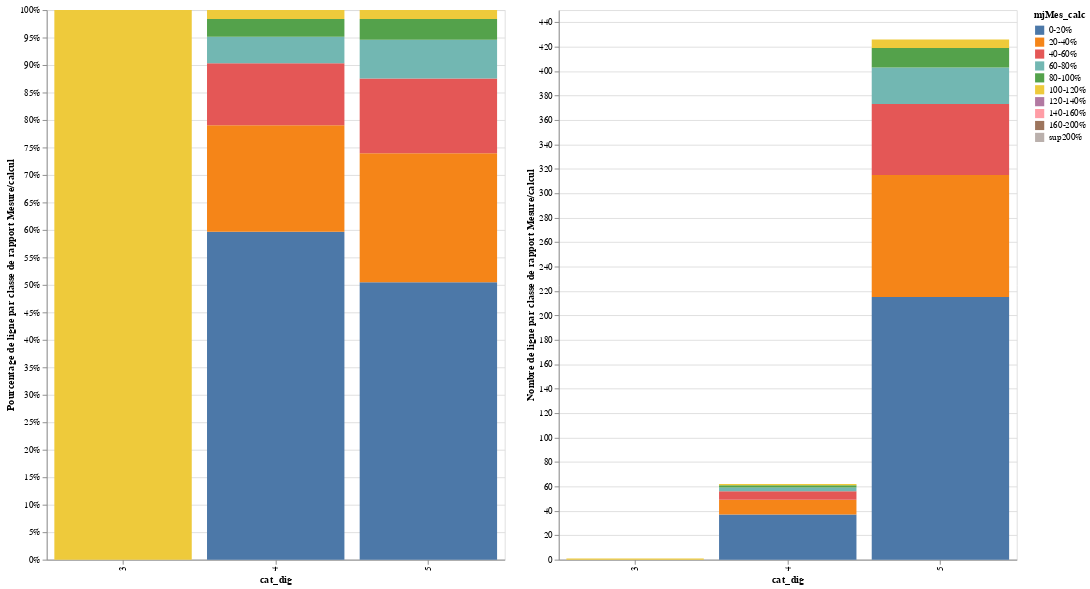

Write notebook code for a chart like this one.
### Code cell
graphRapportCalcMesureCatdig

### Figure 1 — Vega-Lite specification as saved in the notebook (floating-point values rounded to 4 significant figures)
{"config": {"view": {"continuousWidth": 400, "continuousHeight": 300}}, "hconcat": [{"data": {"name": "data-67850bdcc14ebf9b16c97cdeb4039578"}, "mark": "bar", "encoding": {"color": {"type": "nominal", "field": "mjMes_calc", "sort": ["0-20%", "20-40%", "40-60%", "60-80%", "80-100%", "100-120%", "120-140%", "140-160%", "160-200%", "sup200%"]}, "order": {"type": "quantitative", "field": "index"}, "x": {"type": "nominal", "field": "cat_dig"}, "y": {"type": "quantitative", "axis": {"format": "%", "title": "Pourcentage de ligne par classe de rapport Mesure/calcul"}, "field": "nb_ligne", "sort": ["0-20%", "20-40%", "40-60%", "60-80%", "80-100%", "100-120%", "120-140%", "140-160%", "160-200%", "sup200%"], "stack": "normalize"}}, "height": 600, "width": 500}, {"data": {"name": "data-67850bdcc14ebf9b16c97cdeb4039578"}, "mark": "bar", "encoding": {"color": {"type": "nominal", "field": "mjMes_calc", "sort": ["0-20%", "20-40%", "40-60%", "60-80%", "80-100%", "100-120%", "120-140%", "140-160%", "160-200%", "sup200%"]}, "order": {"type": "quantitative", "field": "index"}, "x": {"type": "nominal", "field": "cat_dig"}, "y": {"type": "quantitative", "axis": {"title": "Nombre de ligne par classe de rapport Mesure/calcul"}, "field": "nb_ligne", "sort": ["0-20%", "20-40%", "40-60%", "60-80%", "80-100%", "100-120%", "120-140%", "140-160%", "160-200%", "sup200%"]}}, "height": 600, "width": 500}], "$schema": "https://vega.github.io/schema/vega-lite/v4.8.1.json", "datasets": {"data-67850bdcc14ebf9b16c97cdeb4039578": [{"index": 0, "mjMes_calc": "0-20%", "nb_ligne": 215, "cat_dig": "5"}, {"index": 1, "mjMes_calc": "20-40%", "nb_ligne": 100, "cat_dig": "5"}, {"index": 2, "mjMes_calc": "40-60%", "nb_ligne": 58, "cat_dig": "5"}, {"index": 3, "mjMes_calc": "60-80%", "nb_ligne": 30, "cat_dig": "5"}, {"index": 4, "mjMes_calc": "80-100%", "nb_ligne": 16, "cat_dig": "5"}, {"index": 5, "mjMes_calc": "100-120%", "nb_ligne": 7, "cat_dig": "5"}, {"index": 6, "mjMes_calc": "120-140%", "nb_ligne": 0, "cat_dig": "5"}, {"index": 7, "mjMes_calc": "140-160%", "nb_ligne": 0, "cat_dig": "5"}, {"index": 8, "mjMes_calc": "160-200%", "nb_ligne": 0, "cat_dig": "5"}, {"index": 9, "mjMes_calc": "sup200%", "nb_ligne": 0, "cat_dig": "5"}, {"index": 0, "mjMes_calc": "0-20%", "nb_ligne": 37, "cat_dig": "4"}, {"index": 1, "mjMes_calc": "20-40%", "nb_ligne": 12, "cat_dig": "4"}, {"index": 2, "mjMes_calc": "40-60%", "nb_ligne": 7, "cat_dig": "4"}, {"index": 3, "mjMes_calc": "60-80%", "nb_ligne": 3, "cat_dig": "4"}, {"index": 4, "mjMes_calc": "80-100%", "nb_ligne": 2, "cat_dig": "4"}, {"index": 5, "mjMes_calc": "100-120%", "nb_ligne": 1, "cat_dig": "4"}, {"index": 6, "mjMes_calc": "120-140%", "nb_ligne": 0, "cat_dig": "4"}, {"index": 7, "mjMes_calc": "140-160%", "nb_ligne": 0, "cat_dig": "4"}, {"index": 8, "mjMes_calc": "160-200%", "nb_ligne": 0, "cat_dig": "4"}, {"index": 9, "mjMes_calc": "sup200%", "nb_ligne": 0, "cat_dig": "4"}, {"index": 0, "mjMes_calc": "0-20%", "nb_ligne": 0, "cat_dig": "3"}, {"index": 1, "mjMes_calc": "20-40%", "nb_ligne": 0, "cat_dig": "3"}, {"index": 2, "mjMes_calc": "40-60%", "nb_ligne": 0, "cat_dig": "3"}, {"index": 3, "mjMes_calc": "60-80%", "nb_ligne": 0, "cat_dig": "3"}, {"index": 4, "mjMes_calc": "80-100%", "nb_ligne": 0, "cat_dig": "3"}, {"index": 5, "mjMes_calc": "100-120%", "nb_ligne": 1, "cat_dig": "3"}, {"index": 6, "mjMes_calc": "120-140%", "nb_ligne": 0, "cat_dig": "3"}, {"index": 7, "mjMes_calc": "140-160%", "nb_ligne": 0, "cat_dig": "3"}, {"index": 8, "mjMes_calc": "160-200%", "nb_ligne": 0, "cat_dig": "3"}, {"index": 9, "mjMes_calc": "sup200%", "nb_ligne": 0, "cat_dig": "3"}]}}
